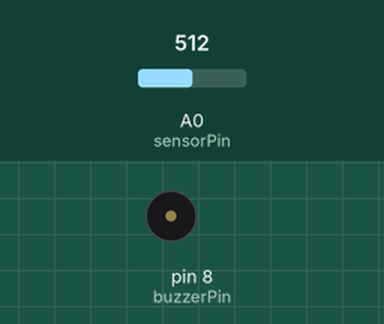
The sketch below on a simulated Arduino Uno, built with avr-gcc and run on an emulated ATmega328P. Shown: buzzer (waves = sounding). The test bench sets the inputs (shaded band); at power-on: A0 (sensorPin) = 512.

Above: at 1.2 s.
1.3 s: A0 (sensorPin) set to 716
Timing chart, 0 to 4.3 s (numbered marks = the images above; inputs shaded):
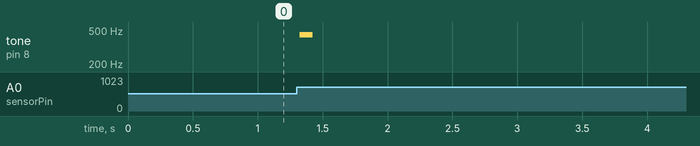

The sketch:

SingingBass.ino
```cpp
#define BUFFERSIZE 100
int sensorPin = A0;    // select the input pin for the potentiometer
int buzzerPin = 8;      // select the pin for the LED
double lightLevel = 0;  // variable to store the value coming from the sensor
double lightHistory[BUFFERSIZE];
int loopNum = 1;
double lightAverage = 0;

void setup()
{
  pinMode(buzzerPin, OUTPUT);
  for(int i=0; i<BUFFERSIZE; i++)
  {
    lightHistory[i] = analogRead(sensorPin);
  }

}

void loop()
{
  // read in the light level
  lightLevel = analogRead(sensorPin);
  // done reading


  // compute the average of the light level history
  lightAverage = 0;
  for(int i=0; i<BUFFERSIZE; i++)
  {
    lightAverage = lightAverage+lightHistory[i];
  }
  lightAverage = lightAverage/BUFFERSIZE;
  // done computing average


  // check for large difference in level
  if(lightLevel < lightAverage*0.7 || lightLevel > lightAverage*1.3)
  {

    tone(buzzerPin, 440, 100);

    for(int i=0; i<BUFFERSIZE; i++)
    {
      lightHistory[i] = lightLevel;
    }
  }

  lightHistory[loopNum%BUFFERSIZE - 1] = lightLevel;


  loopNum++;

  delay(100);
}
```

Measured:
- after the input at 1.3 s, tone on pin 8 (buzzerPin): silent → 440 Hz at once, → silent 0.10 s later
